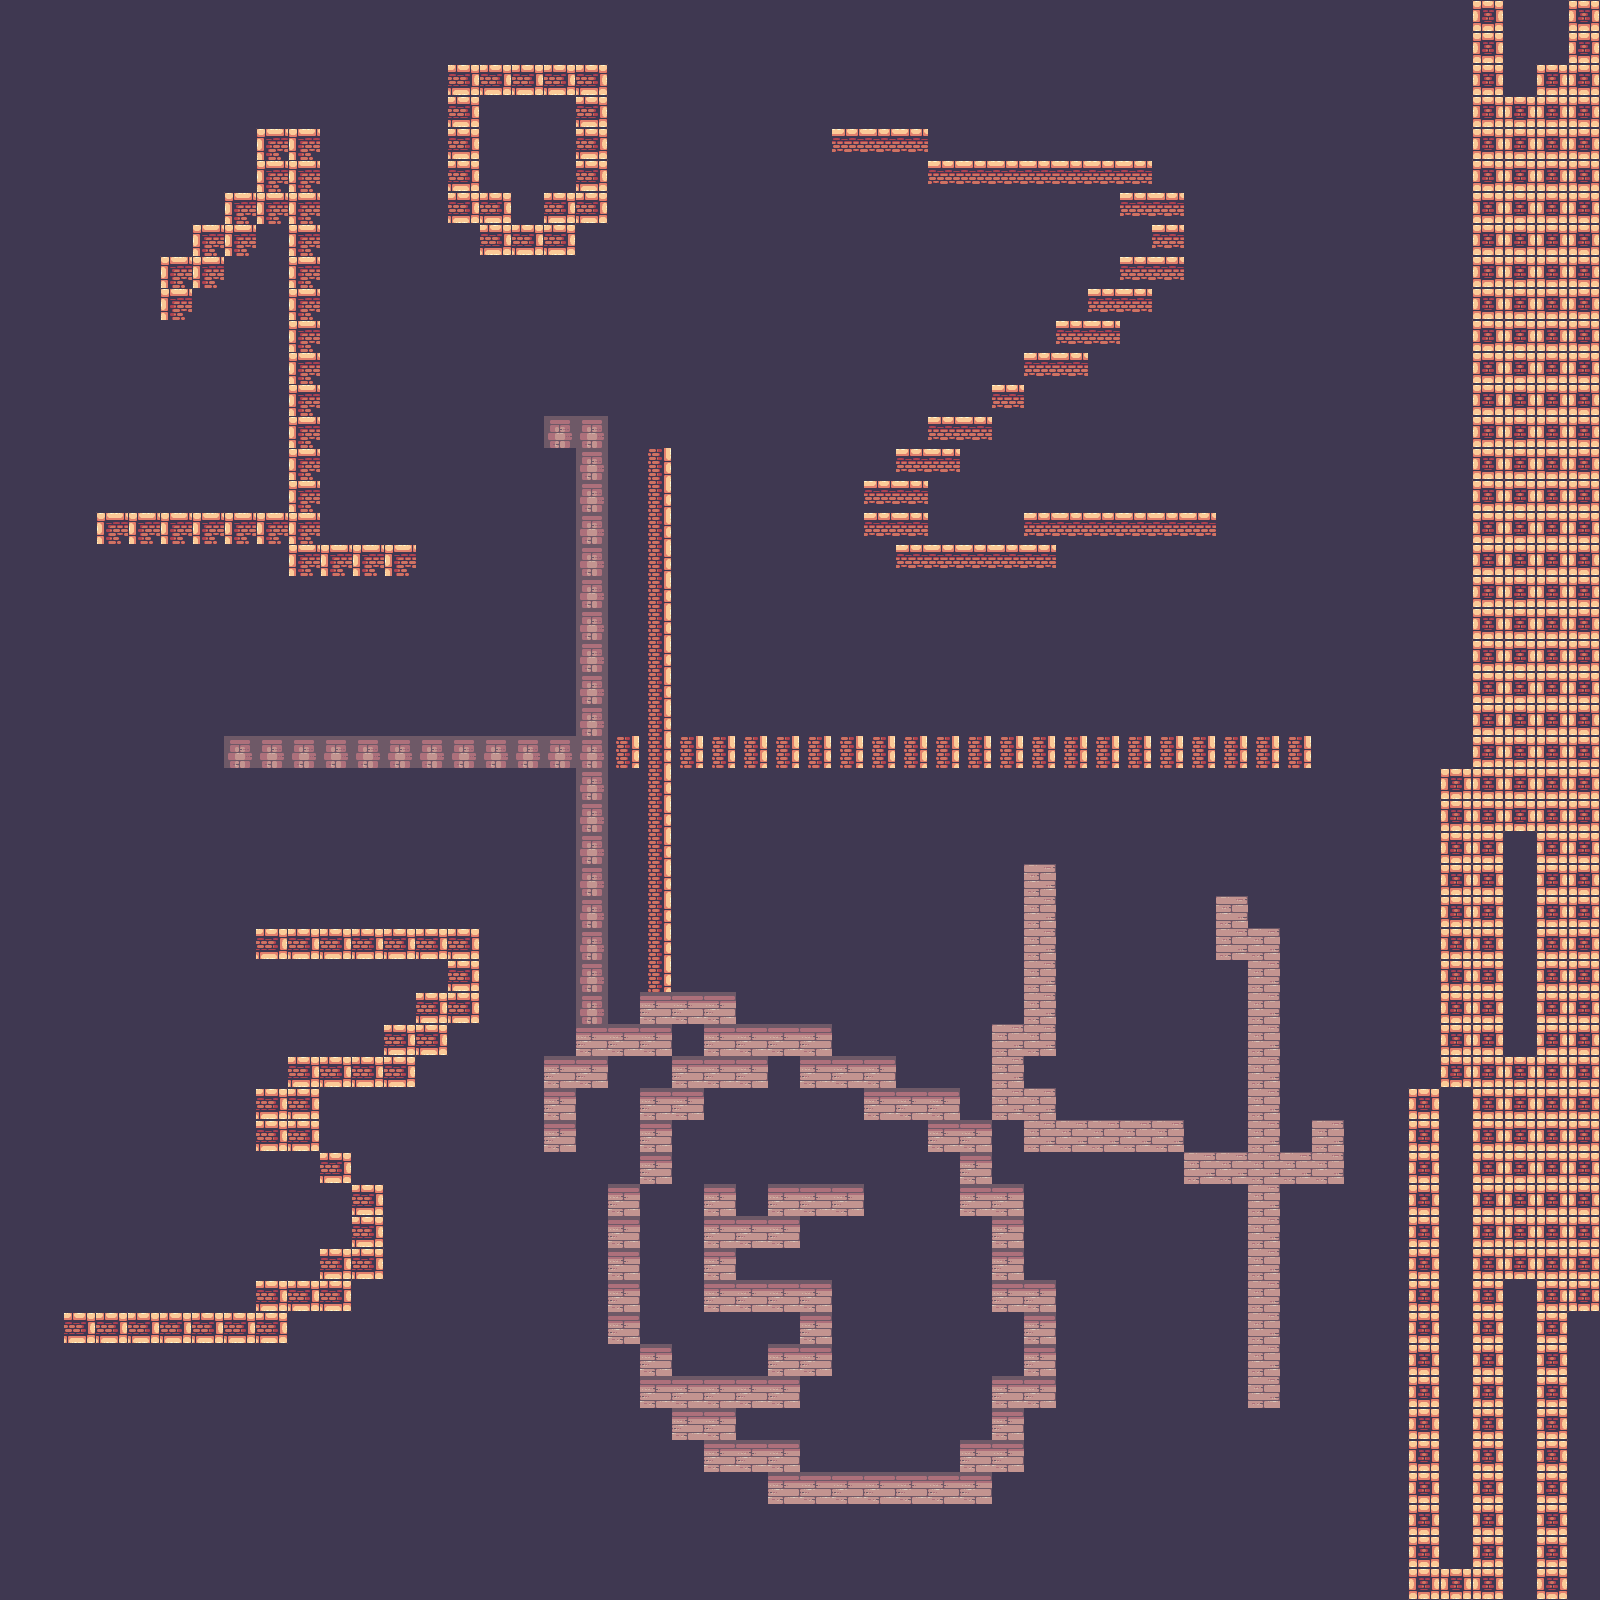

A level layout from a 2D game, rendered from its tile map. Below: a short description, then the map file with tile-grid data replaced by summaries:
An orthogonal 50x50 tile map with 32x32 px tiles, 6 tile layers (Capa de patrones 1, Capa de patrones 2, Capa de patrones 3, Capa de patrones 4, ...).

<map version="1.4" tiledversion="1.4.2" orientation="orthogonal" renderorder="right-down" width="50" height="50" tilewidth="32" tileheight="32" infinite="0" nextlayerid="12" nextobjectid="1">
 <tileset firstgid="1" name="Terrain (32x32)" tilewidth="32" tileheight="32" tilecount="247" columns="19">
  <image source="Terrain (32x32).png" width="608" height="416" />
 </tileset>
 <layer id="1" name="Capa de patrones 1" width="50" height="50">
  <data>[2500 cells, 2500 non-empty, 1 distinct tile ids]</data>
 </layer>
 <layer id="2" name="Capa de patrones 2" width="50" height="50">
  <data>[2500 cells, 145 non-empty, 4 distinct tile ids]</data>
 </layer>
 <layer id="6" name="Capa de patrones 3" width="50" height="50">
  <data>[2500 cells, 70 non-empty, 2 distinct tile ids]</data>
 </layer>
 <layer id="7" name="Capa de patrones 4" width="50" height="50">
  <data>[2500 cells, 196 non-empty, 1 distinct tile ids]</data>
 </layer>
 <layer id="10" name="Capa de patrones 5" width="50" height="50">
  <data>[2500 cells, 81 non-empty, 1 distinct tile ids]</data>
 </layer>
 <layer id="11" name="Capa de patrones 6" width="50" height="50">
  <data>[2500 cells, 18 non-empty, 1 distinct tile ids]</data>
 </layer>
</map>
